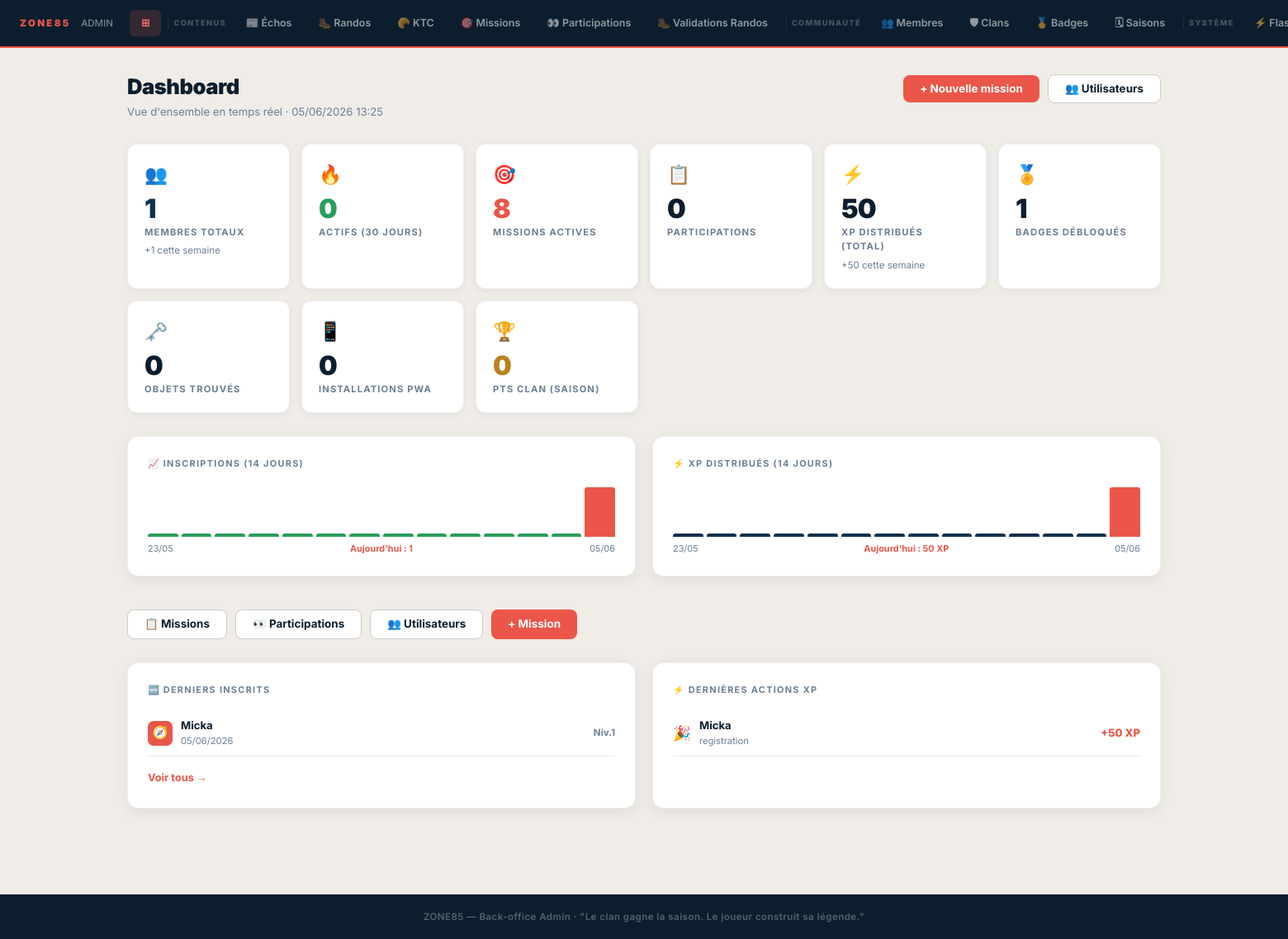
Page /admin/dashboard.php (signed in) on the committed database.
### tables this page shows
CREATE TABLE IF NOT EXISTS users (
  id                    INT UNSIGNED AUTO_INCREMENT PRIMARY KEY,
  email                 VARCHAR(180) NOT NULL,
  password_hash         VARCHAR(255) NOT NULL DEFAULT '',
  pseudo                VARCHAR(50) NOT NULL,
  first_name            VARCHAR(100),
  last_name             VARCHAR(100),
  clan_id               INT UNSIGNED NULL,
  avatar_type           ENUM('preset','generated','upload') NOT NULL DEFAULT 'preset',
  avatar_config         JSON NULL,
  avatar_file           VARCHAR(255) NULL,
  bio                   TEXT NULL,
  xp_total              INT UNSIGNED NOT NULL DEFAULT 0,
  level                 TINYINT UNSIGNED NOT NULL DEFAULT 1,
  newsletter_optin      TINYINT(1) DEFAULT 0,
  notif_missions        TINYINT(1) DEFAULT 1,
  notif_saisons         TINYINT(1) DEFAULT 1,
  notif_clan            TINYINT(1) DEFAULT 1,
  notif_push            TINYINT(1) DEFAULT 0,
  digest_hebdo          TINYINT(1) DEFAULT 0,
  accepted_cgu_at       DATETIME NULL,
  accepted_privacy_at   DATETIME NULL,
  email_verified_at     DATETIME NULL,
  email_verify_token    VARCHAR(64) NULL,
  role                  ENUM('member','moderator','admin') NOT NULL DEFAULT 'member',
  status                ENUM('active','suspended','deleted') NOT NULL DEFAULT 'active',
  last_login_at         DATETIME NULL,
  login_count           INT UNSIGNED DEFAULT 0,
  pwa_installed_at      DATETIME NULL,
  pwa_install_count     TINYINT UNSIGNED DEFAULT 0,
  delete_requested_at   DATETIME NULL,
  deleted_at            DATETIME NULL,
  created_at            DATETIME NOT NULL DEFAULT CURRENT_TIMESTAMP,
  updated_at            DATETIME NOT NULL DEFAULT CURRENT_TIMESTAMP ON UPDATE CURRENT_TIMESTAMP,
  UNIQUE KEY uq_users_email  (email),
  UNIQUE KEY uq_users_pseudo (pseudo),
  KEY idx_users_status  (status),
  KEY idx_users_role    (role),
  KEY idx_users_deleted (deleted_at),
  KEY idx_users_login   (last_login_at),
  CONSTRAINT fk_users_clan FOREIGN KEY (clan_id) REFERENCES clans(id) ON DELETE SET NULL
);

CREATE TABLE IF NOT EXISTS xp_logs (
  id          INT UNSIGNED AUTO_INCREMENT PRIMARY KEY,
  user_id     INT UNSIGNED NOT NULL,
  source_type VARCHAR(50) NOT NULL,
  source_id   INT UNSIGNED NULL,
  xp_amount   SMALLINT NOT NULL,
  reason      VARCHAR(100),
  created_at  DATETIME NOT NULL DEFAULT CURRENT_TIMESTAMP,
  KEY idx_xp_user    (user_id),
  KEY idx_xp_created (created_at),
  CONSTRAINT fk_xp_user FOREIGN KEY (user_id) REFERENCES users(id) ON DELETE CASCADE
);

### includes/functions.php (called while the page is built, shortened)
<?php
function avatar_url(array $user): string {
    $type = $user['avatar_type'] ?? 'preset';
    if ($type !== 'upload') {
        return '';
    }
    $file = $user['avatar_key'] ?? ($user['avatar'] ?? '');
    return upload_url(ltrim($file, '/'));
}
function e(string $str): string {
    return htmlspecialchars($str, ENT_QUOTES, 'UTF-8');
}

### admin/dashboard.php (the view, shortened to what this page needs)
<?php
require_once '../includes/functions.php';
$pdo = db();
$kpis = [
    'members_total'    => 0, 'members_new_7d'   => 0,
    'members_active_30d'=> 0,'missions_active'  => 0,
    'participations_total' => 0, 'participations_pending' => 0,
    'xp_total'         => 0, 'xp_7d'            => 0,
    'collectibles_found' => 0, 'pwa_installs'   => 0,
    'badges_unlocked'  => 0, 'clan_pts_season'  => 0,
];
$chart_signups  = [];
$chart_xp       = [];
$last_users     = [];
$last_actions   = [];
if ($pdo) {
    try {
        $kpis['members_total']      = (int)$pdo->query("SELECT COUNT(*) FROM users WHERE deleted_at IS NULL")->fetchColumn();
        $kpis['members_new_7d']     = (int)$pdo->query("SELECT COUNT(*) FROM users WHERE created_at >= NOW() - INTERVAL 7 DAY")->fetchColumn();
        $kpis['members_active_30d'] = (int)$pdo->query("SELECT COUNT(*) FROM users WHERE last_login_at >= NOW() - INTERVAL 30 DAY")->fetchColumn();
        $kpis['missions_active']    = (int)$pdo->query("SELECT COUNT(*) FROM missions WHERE status='active'")->fetchColumn();
        $kpis['participations_total']  = (int)$pdo->query("SELECT COUNT(*) FROM participations")->fetchColumn();
        $kpis['participations_pending']= (int)$pdo->query("SELECT COUNT(*) FROM participations WHERE status='pending'")->fetchColumn();
        $kpis['xp_total']   = (int)$pdo->query("SELECT COALESCE(SUM(xp_amount),0) FROM xp_logs")->fetchColumn();
        $kpis['xp_7d']      = (int)$pdo->query("SELECT COALESCE(SUM(xp_amount),0) FROM xp_logs WHERE created_at >= NOW() - INTERVAL 7 DAY")->fetchColumn();
        $kpis['badges_unlocked'] = (int)$pdo->query("SELECT COUNT(*) FROM user_badges")->fetchColumn();
        try { $kpis['collectibles_found'] = (int)$pdo->query("SELECT COUNT(*) FROM user_collectibles")->fetchColumn(); } catch(PDOException $e){}
        try { $kpis['pwa_installs'] = (int)$pdo->query("SELECT COUNT(*) FROM pwa_installs")->fetchColumn(); } catch(PDOException $e){}
        $sr = _active_season_row();
        if ($sr) {
            $s = $pdo->prepare("SELECT COALESCE(SUM(points),0) FROM clan_score_logs WHERE season_id=:sid");
            $s->execute([':sid' => (int)$sr['id']]);
            $kpis['clan_pts_season'] = (int)$s->fetchColumn();
        }
        $s = $pdo->query("
            SELECT DATE(created_at) AS d, COUNT(*) AS n
            FROM users WHERE created_at >= NOW() - INTERVAL 14 DAY
            GROUP BY DATE(created_at) ORDER BY d ASC
        ");
        $raw_signups = $s->fetchAll(PDO::FETCH_KEY_PAIR);
        for ($i = 13; $i >= 0; $i--) {
            $d = date('Y-m-d', strtotime("-{$i} day"));
            $chart_signups[$d] = $raw_signups[$d] ?? 0;
        }
        $s = $pdo->query("
            SELECT DATE(created_at) AS d, COALESCE(SUM(xp_amount),0) AS n
            FROM xp_logs WHERE created_at >= NOW() - INTERVAL 14 DAY
            GROUP BY DATE(created_at) ORDER BY d ASC
        ");
        $raw_xp = $s->fetchAll(PDO::FETCH_KEY_PAIR);
        for ($i = 13; $i >= 0; $i--) {
            $d = date('Y-m-d', strtotime("-{$i} day"));
            $chart_xp[$d] = $raw_xp[$d] ?? 0;
        }
        $s = $pdo->query("
            SELECT id, pseudo, email, clan_id, level, xp_total, created_at,
                   avatar_type, avatar_config, avatar_file
            FROM users WHERE deleted_at IS NULL
            ORDER BY created_at DESC LIMIT 8
        ");
        $last_users = $s->fetchAll();
        $s = $pdo->query("
            SELECT xl.source_type, xl.xp_amount, xl.created_at, u.pseudo
            FROM xp_logs xl JOIN users u ON u.id = xl.user_id
            ORDER BY xl.created_at DESC LIMIT 10
        ");
        $last_actions = $s->fetchAll();
    } catch (PDOException $e) {
        error_log('[admin/dashboard] ' . $e->getMessage());
    }
}
require_once '_admin-header.php';
?>
<div class="adm-page-header">
  <div>
    <h1 class="adm-page-title">Dashboard</h1>
    <p class="adm-page-sub">Vue d'ensemble en temps réel · <?= date('d/m/Y H:i') ?></p>
  </div>
  <div class="adm-page-actions">
    <a href="mission-edit.php" class="btn-adm btn-adm-primary">+ Nouvelle mission</a>
    <a href="users.php" class="btn-adm btn-adm-ghost">👥 Utilisateurs</a>
  </div>
</div>
<div class="dash-kpi-grid">
  <div class="dash-kpi">
    <div class="dash-kpi-ico">👥</div>
    <div class="dash-kpi-val blue"><?= number_format($kpis['members_total'],0,',',' ') ?></div>
    <div class="dash-kpi-lbl">Membres totaux</div>
    <?php if ($kpis['members_new_7d']): ?>
    <div class="dash-kpi-sub">+<?= $kpis['members_new_7d'] ?> cette semaine</div>
    <?php endif; ?>
  </div>
  <div class="dash-kpi">
    <div class="dash-kpi-ico">🔥</div>
    <div class="dash-kpi-val green"><?= number_format($kpis['members_active_30d'],0,',',' ') ?></div>
    <div class="dash-kpi-lbl">Actifs (30 jours)</div>
  </div>
  <div class="dash-kpi">
    <div class="dash-kpi-ico">🎯</div>
    <div class="dash-kpi-val red"><?= $kpis['missions_active'] ?></div>
    <div class="dash-kpi-lbl">Missions actives</div>
  </div>
  <div class="dash-kpi">
    <div class="dash-kpi-ico">📋</div>
    <div class="dash-kpi-val <?= $kpis['participations_pending'] > 0 ? 'gold' : '' ?>"><?= number_format($kpis['participations_total'],0,',',' ') ?></div>
    <div class="dash-kpi-lbl">Participations</div>
  </div>
  <div class="dash-kpi">
    <div class="dash-kpi-ico">⚡</div>
    <div class="dash-kpi-val"><?= number_format($kpis['xp_total'],0,',',' ') ?></div>
    <div class="dash-kpi-lbl">XP distribués (total)</div>
    <div class="dash-kpi-sub">+<?= number_format($kpis['xp_7d'],0,',',' ') ?> cette semaine</div>
  </div>
  <div class="dash-kpi">
    <div class="dash-kpi-ico">🏅</div>
    <div class="dash-kpi-val"><?= number_format($kpis['badges_unlocked'],0,',',' ') ?></div>
    <div class="dash-kpi-lbl">Badges débloqués</div>
  </div>
  <div class="dash-kpi">
    <div class="dash-kpi-ico">🗝️</div>
    <div class="dash-kpi-val"><?= number_format($kpis['collectibles_found'],0,',',' ') ?></div>
    <div class="dash-kpi-lbl">Objets trouvés</div>
  </div>
  <div class="dash-kpi">
    <div class="dash-kpi-ico">📱</div>
    <div class="dash-kpi-val"><?= number_format($kpis['pwa_installs'],0,',',' ') ?></div>
    <div class="dash-kpi-lbl">Installations PWA</div>
  </div>
  <div class="dash-kpi">
    <div class="dash-kpi-ico">🏆</div>
    <div class="dash-kpi-val gold"><?= number_format($kpis['clan_pts_season'],0,',',' ') ?></div>
    <div class="dash-kpi-lbl">Pts clan (saison)</div>
  </div>
</div>
<div class="dash-grid-2">
  <div class="adm-card">
    <div class="adm-card-title">📈 Inscriptions (14 jours)</div>
    <?php $max_s = max(array_values($chart_signups) ?: [1]); ?>
    <div class="mini-chart">
      <?php foreach ($chart_signups as $d => $n):
        $h = $max_s > 0 ? max(4, round($n / $max_s * 60)) : 4;
        $is_today = ($d === date('Y-m-d'));
      ?>
      <div class="mini-bar"
           style="height:<?= $h ?>px;background:<?= $is_today ? '#ea5649' : '#2a9d5c' ?>;flex:1"
           title="<?= date('d/m', strtotime($d)) ?> : <?= $n ?> inscription<?= $n>1?'s':'' ?>"></div>
      <?php endforeach; ?>
    </div>
    <div style="display:flex;justify-content:space-between;font-size:.68rem;color:#6b7f96;margin-top:6px">
      <span><?= date('d/m', strtotime('-13 day')) ?></span>
      <span style="color:#ea5649;font-weight:700">Aujourd'hui : <?= $chart_signups[date('Y-m-d')] ?? 0 ?></span>
      <span><?= date('d/m') ?></span>
    </div>
  </div>
  <div class="adm-card">
    <div class="adm-card-title">⚡ XP distribués (14 jours)</div>
    <?php $max_x = max(array_values($chart_xp) ?: [1]); ?>
    <div class="mini-chart">
      <?php foreach ($chart_xp as $d => $n):
        $h = $max_x > 0 ? max(4, round($n / $max_x * 60)) : 4;
        $is_today = ($d === date('Y-m-d'));
      ?>
      <div class="mini-bar"
           style="height:<?= $h ?>px;background:<?= $is_today ? '#ea5649' : '#12314e' ?>"
           title="<?= date('d/m', strtotime($d)) ?> : <?= number_format($n,0,',',' ') ?> XP"></div>
      <?php endforeach; ?>
    </div>
    <div style="display:flex;justify-content:space-between;font-size:.68rem;color:#6b7f96;margin-top:6px">
      <span><?= date('d/m', strtotime('-13 day')) ?></span>
      <span style="color:#ea5649;font-weight:700">Aujourd'hui : <?= number_format($chart_xp[date('Y-m-d')] ?? 0,0,',',' ') ?> XP</span>
      <span><?= date('d/m') ?></span>
    </div>
  </div>
</div>
<div style="display:flex;gap:10px;flex-wrap:wrap;margin-bottom:28px">
  <a href="missions.php"       class="btn-adm btn-adm-ghost">📋 Missions</a>
  <a href="participations.php" class="btn-adm btn-adm-ghost">
    👀 Participations<?= $kpis['participations_pending'] > 0 ? ' <span style="background:#ea5649;color:#fff;padding:2px 7px;border-radius:99px;font-size:.68rem;margin-left:4px">' . $kpis['participations_pending'] . '</span>' : '' ?>
  </a>
  <a href="users.php"          class="btn-adm btn-adm-ghost">👥 Utilisateurs</a>
  <a href="mission-edit.php"   class="btn-adm btn-adm-primary">+ Mission</a>
</div>
<div class="dash-grid-2">
  <div class="adm-card">
    <div class="adm-card-title">🆕 Derniers inscrits</div>
    <?php if ($last_users): ?>
    <div>
      <?php foreach ($last_users as $lu):
        $lu_emoji = '🧭';
        if ($lu['avatar_type'] === 'preset') {
            $cfg = json_decode($lu['avatar_config'] ?? '{}', true) ?? [];
            $lu_emoji = $cfg['emoji'] ?? '🧭';
        }
        $lu_av = avatar_url($lu);
      ?>
      <div style="display:flex;align-items:center;gap:10px;padding:8px 0;border-bottom:1px solid #f0ece7">
        <div style="width:30px;height:30px;border-radius:7px;background:var(--primary);
          display:flex;align-items:center;justify-content:center;font-size:.95rem;flex-shrink:0;overflow:hidden">
          <?php if ($lu_av): ?><img src="<?= e($lu_av) ?>" style="width:100%;height:100%;object-fit:cover">
          <?php else: ?><?= e($lu_emoji) ?><?php endif; ?>
        </div>
        <div style="flex:1;min-width:0">
          <div style="font-size:.82rem;font-weight:700;color:#0c1e2e;white-space:nowrap;overflow:hidden;text-overflow:ellipsis">
            <?= e($lu['pseudo']) ?>
          </div>
          <div style="font-size:.7rem;color:#6b7f96"><?= $lu['created_at'] ? date('d/m/Y', strtotime($lu['created_at'])) : '' ?></div>
        </div>
        <span style="font-size:.72rem;font-weight:700;color:#6b7f96">Niv.<?= (int)$lu['level'] ?></span>
      </div>
      <?php endforeach; ?>
    </div>
    <div style="margin-top:12px">
      <a href="users.php" style="font-size:.8rem;font-weight:700;color:#ea5649;text-decoration:none">Voir tous →</a>
    </div>
    <?php else: ?>
    <div class="adm-empty" style="padding:24px"><p>Aucun membre.</p></div>
    <?php endif; ?>
  </div>
  <div class="adm-card">
    <div class="adm-card-title">⚡ Dernières actions XP</div>
    <?php if ($last_actions): ?>
    <div>
      <?php
      $xp_icons = [
        'registration'          => '🎉',
        'mission_success'       => '✅',
        'hidden_hunt_completion'=> '🗝️',
        'mission_participation' => '📋',
        'badge'                 => '🏅',
      ];
      foreach ($last_actions as $la): ?>
      <div style="display:flex;align-items:center;gap:10px;padding:8px 0;border-bottom:1px solid #f0ece7">
        <span style="font-size:1.1rem;flex-shrink:0"><?= $xp_icons[$la['source_type']] ?? '⚡' ?></span>
        <div style="flex:1;min-width:0">
          <div style="font-size:.82rem;font-weight:700;color:#0c1e2e"><?= e($la['pseudo']) ?></div>
          <div style="font-size:.7rem;color:#6b7f96"><?= e($la['source_type']) ?></div>
        </div>
        <span style="font-size:.82rem;font-weight:800;color:#ea5649;white-space:nowrap">
          +<?= number_format((int)$la['xp_amount'],0,',',' ') ?> XP
        </span>
      </div>
      <?php endforeach; ?>
    </div>
    <?php else: ?>
    <div class="adm-empty" style="padding:24px"><p>Aucune action XP.</p></div>
    <?php endif; ?>
  </div>
</div>
<?php require_once '_admin-footer.php'; ?>

### rows in the picture
users: avatar_config "🧭", pseudo "Micka", created_at "05/06/2026", level "1"
xp_logs: source_type "🎉", user.pseudo "Micka", source_type "registration", xp_amount "50"

### other values in the picture
$section_label "CONTENUS"
$label "📰 Échos"
$label "🥾 Randos"
$label "🥐 KTC"
$label "🎯 Missions"
$label "👀 Participations"
$label "🥾 Validations Randos"
$section_label "COMMUNAUTÉ"
$label "👥 Membres"
$label "🛡 Clans"
$label "🏅 Badges"
$label "🗓 Saisons"
$section_label "SYSTÈME"
$label "⚡…"
$kpis['members_total'] "1"
